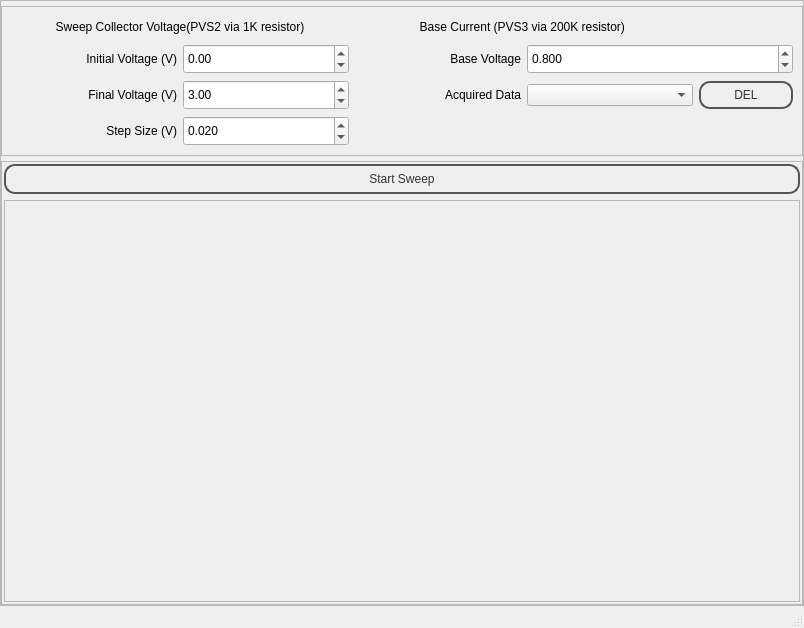
<?xml version="1.0" encoding="UTF-8"?>
<ui version="4.0">
 <class>MainWindow</class>
 <widget class="QMainWindow" name="MainWindow">
  <property name="geometry">
   <rect>
    <x>0</x>
    <y>0</y>
    <width>804</width>
    <height>628</height>
   </rect>
  </property>
  <property name="windowTitle">
   <string>MainWindow</string>
  </property>
  <property name="styleSheet">
   <string notr="true">QPushButton {
color: #333;
border: 2px solid #555;
border-radius: 11px;
padding: 5px;
background: qradialgradient(cx: 0.3, cy: -0.4,
fx: 0.3, fy: -0.4,
radius: 1.35, stop: 0 #fff, stop: 1 #888);
min-width: 80px;
}

QPushButton:pressed {
background: qradialgradient(cx: 0.4, cy: -0.1,
fx: 0.4, fy: -0.1,
radius: 1.35, stop: 0 #fff, stop: 1 #ddd);
}

QFrame.PeripheralCollection{
border-top-left-radius: 5px;
border-top-right-radius: 5px;
border: 1px solid black;
background: qlineargradient(x1: 0, y1: 0, x2: 0, y2: 1,
stop: 0 #6af, stop: 0.1 #689);
}
QFrame.PeripheralCollection QLabel {
color: white;
font-weight: bold;
}

QFrame.PeripheralCollectionInner {
background: qlineargradient(x1: 0, y1: 0, x2: 0, y2: 1,
stop: 0 #abe, stop: 0.7 #aba);
border: none;
border-top: 1px solid black;
}

QFrame.PeripheralCollectionInner QLabel{
color: black;
}

</string>
  </property>
  <widget class="QWidget" name="centralwidget">
   <layout class="QGridLayout" name="gridLayout_3">
    <property name="margin">
     <number>0</number>
    </property>
    <item row="0" column="0">
     <widget class="QFrame" name="widgetFrameOuter">
      <property name="sizePolicy">
       <sizepolicy hsizetype="Preferred" vsizetype="Preferred">
        <horstretch>0</horstretch>
        <verstretch>0</verstretch>
       </sizepolicy>
      </property>
      <property name="styleSheet">
       <string notr="true"/>
      </property>
      <property name="frameShape">
       <enum>QFrame::StyledPanel</enum>
      </property>
      <property name="frameShadow">
       <enum>QFrame::Raised</enum>
      </property>
      <property name="class" stdset="0">
       <string>PeripheralCollection</string>
      </property>
      <layout class="QVBoxLayout" name="verticalLayout_3">
       <property name="spacing">
        <number>5</number>
       </property>
       <property name="leftMargin">
        <number>0</number>
       </property>
       <property name="topMargin">
        <number>5</number>
       </property>
       <property name="rightMargin">
        <number>0</number>
       </property>
       <property name="bottomMargin">
        <number>0</number>
       </property>
       <item>
        <widget class="QFrame" name="frame">
         <property name="sizePolicy">
          <sizepolicy hsizetype="Preferred" vsizetype="Preferred">
           <horstretch>0</horstretch>
           <verstretch>0</verstretch>
          </sizepolicy>
         </property>
         <property name="minimumSize">
          <size>
           <width>0</width>
           <height>150</height>
          </size>
         </property>
         <property name="frameShape">
          <enum>QFrame::StyledPanel</enum>
         </property>
         <property name="frameShadow">
          <enum>QFrame::Raised</enum>
         </property>
         <property name="class" stdset="0">
          <string>PeripheralCollectionInner</string>
         </property>
         <layout class="QGridLayout" name="gridLayout">
          <item row="3" column="0">
           <widget class="QLabel" name="label_6">
            <property name="text">
             <string>Step Size (V)</string>
            </property>
            <property name="alignment">
             <set>Qt::AlignRight|Qt::AlignTrailing|Qt::AlignVCenter</set>
            </property>
           </widget>
          </item>
          <item row="1" column="0">
           <widget class="QLabel" name="label_4">
            <property name="text">
             <string>Initial Voltage (V)</string>
            </property>
            <property name="alignment">
             <set>Qt::AlignRight|Qt::AlignTrailing|Qt::AlignVCenter</set>
            </property>
           </widget>
          </item>
          <item row="1" column="1">
           <widget class="QDoubleSpinBox" name="startV">
            <property name="minimumSize">
             <size>
              <width>0</width>
              <height>30</height>
             </size>
            </property>
            <property name="minimum">
             <double>-3.300000000000000</double>
            </property>
            <property name="maximum">
             <double>3.300000000000000</double>
            </property>
            <property name="singleStep">
             <double>0.200000000000000</double>
            </property>
           </widget>
          </item>
          <item row="2" column="0">
           <widget class="QLabel" name="label_5">
            <property name="text">
             <string>Final Voltage (V)</string>
            </property>
            <property name="alignment">
             <set>Qt::AlignRight|Qt::AlignTrailing|Qt::AlignVCenter</set>
            </property>
           </widget>
          </item>
          <item row="2" column="1">
           <widget class="QDoubleSpinBox" name="stopV">
            <property name="minimumSize">
             <size>
              <width>0</width>
              <height>30</height>
             </size>
            </property>
            <property name="minimum">
             <double>-3.300000000000000</double>
            </property>
            <property name="maximum">
             <double>3.300000000000000</double>
            </property>
            <property name="singleStep">
             <double>0.200000000000000</double>
            </property>
            <property name="value">
             <double>3.000000000000000</double>
            </property>
           </widget>
          </item>
          <item row="3" column="1">
           <widget class="QDoubleSpinBox" name="stepV">
            <property name="minimumSize">
             <size>
              <width>0</width>
              <height>30</height>
             </size>
            </property>
            <property name="decimals">
             <number>3</number>
            </property>
            <property name="minimum">
             <double>0.000000000000000</double>
            </property>
            <property name="maximum">
             <double>1.000000000000000</double>
            </property>
            <property name="singleStep">
             <double>0.200000000000000</double>
            </property>
            <property name="value">
             <double>0.020000000000000</double>
            </property>
           </widget>
          </item>
          <item row="0" column="0" colspan="2">
           <widget class="QLabel" name="label">
            <property name="text">
             <string>Sweep Collector Voltage(PVS2 via 1K resistor)</string>
            </property>
            <property name="alignment">
             <set>Qt::AlignCenter</set>
            </property>
           </widget>
          </item>
          <item row="0" column="2" colspan="2">
           <widget class="QLabel" name="label_8">
            <property name="text">
             <string>Base Current (PVS3 via 200K resistor) </string>
            </property>
            <property name="alignment">
             <set>Qt::AlignCenter</set>
            </property>
           </widget>
          </item>
          <item row="1" column="2">
           <widget class="QLabel" name="label_7">
            <property name="text">
             <string>Base Voltage</string>
            </property>
            <property name="alignment">
             <set>Qt::AlignRight|Qt::AlignTrailing|Qt::AlignVCenter</set>
            </property>
           </widget>
          </item>
          <item row="2" column="2">
           <widget class="QLabel" name="label_2">
            <property name="text">
             <string>Acquired Data</string>
            </property>
            <property name="alignment">
             <set>Qt::AlignRight|Qt::AlignTrailing|Qt::AlignVCenter</set>
            </property>
           </widget>
          </item>
          <item row="2" column="3">
           <widget class="QComboBox" name="tracesBox"/>
          </item>
          <item row="2" column="4">
           <widget class="QPushButton" name="pushButton_2">
            <property name="minimumSize">
             <size>
              <width>30</width>
              <height>0</height>
             </size>
            </property>
            <property name="maximumSize">
             <size>
              <width>40</width>
              <height>16777215</height>
             </size>
            </property>
            <property name="text">
             <string>DEL</string>
            </property>
           </widget>
          </item>
          <item row="1" column="3" colspan="2">
           <widget class="QDoubleSpinBox" name="baseV">
            <property name="minimumSize">
             <size>
              <width>0</width>
              <height>30</height>
             </size>
            </property>
            <property name="decimals">
             <number>3</number>
            </property>
            <property name="maximum">
             <double>3.300000000000000</double>
            </property>
            <property name="singleStep">
             <double>0.010000000000000</double>
            </property>
            <property name="value">
             <double>0.800000000000000</double>
            </property>
           </widget>
          </item>
         </layout>
        </widget>
       </item>
       <item>
        <widget class="QFrame" name="frame_2">
         <property name="sizePolicy">
          <sizepolicy hsizetype="Preferred" vsizetype="Preferred">
           <horstretch>0</horstretch>
           <verstretch>0</verstretch>
          </sizepolicy>
         </property>
         <property name="minimumSize">
          <size>
           <width>0</width>
           <height>50</height>
          </size>
         </property>
         <property name="frameShape">
          <enum>QFrame::StyledPanel</enum>
         </property>
         <property name="frameShadow">
          <enum>QFrame::Raised</enum>
         </property>
         <property name="class" stdset="0">
          <string>PeripheralCollectionInner</string>
         </property>
         <layout class="QGridLayout" name="gridLayout_2">
          <property name="horizontalSpacing">
           <number>2</number>
          </property>
          <property name="margin">
           <number>2</number>
          </property>
          <item row="1" column="0">
           <widget class="QScrollArea" name="scrollArea">
            <property name="widgetResizable">
             <bool>true</bool>
            </property>
            <widget class="QWidget" name="scrollAreaWidgetContents">
             <property name="geometry">
              <rect>
               <x>0</x>
               <y>0</y>
               <width>796</width>
               <height>375</height>
              </rect>
             </property>
             <layout class="QGridLayout" name="gridLayout_4">
              <property name="margin">
               <number>2</number>
              </property>
              <property name="spacing">
               <number>2</number>
              </property>
              <item row="0" column="0">
               <layout class="QGridLayout" name="plot_area"/>
              </item>
             </layout>
            </widget>
           </widget>
          </item>
          <item row="0" column="0">
           <widget class="QPushButton" name="pushButton">
            <property name="minimumSize">
             <size>
              <width>94</width>
              <height>30</height>
             </size>
            </property>
            <property name="text">
             <string>Start Sweep</string>
            </property>
           </widget>
          </item>
         </layout>
        </widget>
       </item>
      </layout>
     </widget>
    </item>
   </layout>
  </widget>
  <widget class="QMenuBar" name="menubar">
   <property name="geometry">
    <rect>
     <x>0</x>
     <y>0</y>
     <width>804</width>
     <height>25</height>
    </rect>
   </property>
  </widget>
  <widget class="QStatusBar" name="statusbar"/>
 </widget>
 <resources/>
 <connections>
  <connection>
   <sender>pushButton</sender>
   <signal>clicked()</signal>
   <receiver>MainWindow</receiver>
   <slot>run()</slot>
   <hints>
    <hint type="sourcelabel">
     <x>657</x>
     <y>196</y>
    </hint>
    <hint type="destinationlabel">
     <x>741</x>
     <y>202</y>
    </hint>
   </hints>
  </connection>
  <connection>
   <sender>pushButton_2</sender>
   <signal>clicked()</signal>
   <receiver>MainWindow</receiver>
   <slot>delete_curve()</slot>
   <hints>
    <hint type="sourcelabel">
     <x>707</x>
     <y>124</y>
    </hint>
    <hint type="destinationlabel">
     <x>741</x>
     <y>154</y>
    </hint>
   </hints>
  </connection>
 </connections>
 <slots>
  <slot>run()</slot>
  <slot>delete_curve()</slot>
 </slots>
</ui>
